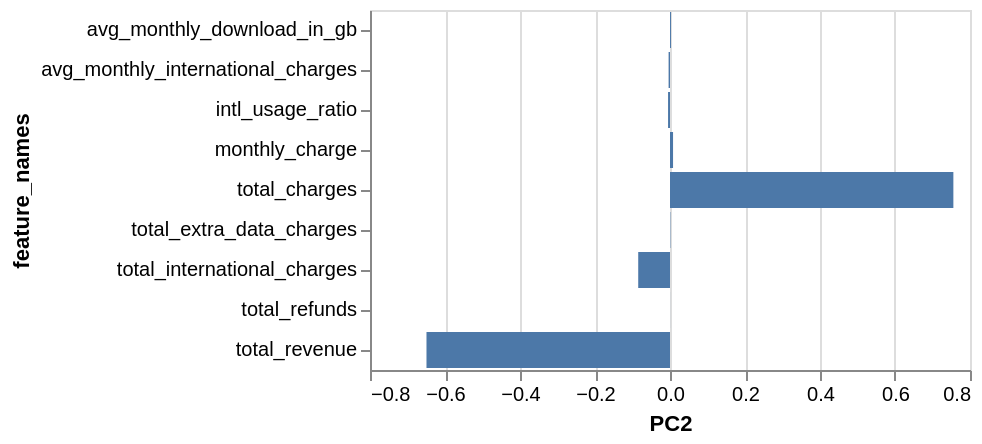

This figure's notebook cell:
### Code cell
# Display a horizontal bar chart with the loadings of PC2 against the original features
alt.Chart(loadings_df).mark_bar().encode(
    x='PC2:Q',
    y="feature_names:N"
)

### Figure 1 — Vega-Lite specification as saved in the notebook (floating-point values rounded to 4 significant figures)
{"config": {"view": {"continuousWidth": 300, "continuousHeight": 300}}, "data": {"name": "data-43b88189f758e1afe562094d1dea7576"}, "mark": {"type": "bar"}, "encoding": {"x": {"field": "PC2", "type": "quantitative"}, "y": {"field": "feature_names", "type": "nominal"}}, "$schema": "https://vega.github.io/schema/vega-lite/v5.20.1.json", "datasets": {"data-43b88189f758e1afe562094d1dea7576": [{"feature_names": "avg_monthly_international_charges", "PC1": 0.0008328, "PC2": -0.003711}, {"feature_names": "avg_monthly_download_in_gb", "PC1": 0.001102, "PC2": 0.002552}, {"feature_names": "monthly_charge", "PC1": 0.005398, "PC2": 0.008145}, {"feature_names": "total_charges", "PC1": 0.6538, "PC2": 0.7557}, {"feature_names": "total_refunds", "PC1": 8.283e-05, "PC2": 0.0001037}, {"feature_names": "total_extra_data_charges", "PC1": 0.0008304, "PC2": 0.000933}, {"feature_names": "total_international_charges", "PC1": 0.1545, "PC2": -0.08475}, {"feature_names": "total_revenue", "PC1": 0.7407, "PC2": -0.6494}, {"feature_names": "intl_usage_ratio", "PC1": 0.001132, "PC2": -0.005185}]}}
